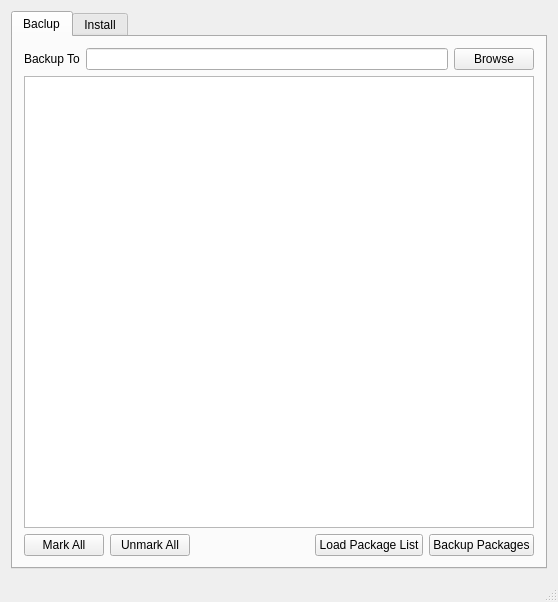
<?xml version="1.0" encoding="UTF-8"?>
<ui version="4.0">
 <class>MainWindow</class>
 <widget class="QMainWindow" name="MainWindow">
  <property name="geometry">
   <rect>
    <x>0</x>
    <y>0</y>
    <width>558</width>
    <height>602</height>
   </rect>
  </property>
  <property name="windowTitle">
   <string>MainWindow</string>
  </property>
  <widget class="QWidget" name="centralWidget">
   <layout class="QGridLayout" name="gridLayout_2">
    <item row="0" column="0">
     <widget class="QTabWidget" name="tabWidget">
      <property name="currentIndex">
       <number>0</number>
      </property>
      <widget class="QWidget" name="tabBackup">
       <attribute name="title">
        <string>Baclup</string>
       </attribute>
       <layout class="QGridLayout" name="gridLayout">
        <item row="0" column="2">
         <widget class="QPushButton" name="buttonBrowse">
          <property name="text">
           <string>Browse</string>
          </property>
         </widget>
        </item>
        <item row="2" column="0" colspan="3">
         <layout class="QHBoxLayout" name="horizontalLayout">
          <item>
           <widget class="QPushButton" name="btnMarkAll">
            <property name="text">
             <string>Mark All</string>
            </property>
           </widget>
          </item>
          <item>
           <widget class="QPushButton" name="btnUnmarkAll">
            <property name="text">
             <string>Unmark All</string>
            </property>
           </widget>
          </item>
          <item>
           <spacer name="horizontalSpacer">
            <property name="orientation">
             <enum>Qt::Horizontal</enum>
            </property>
            <property name="sizeHint" stdset="0">
             <size>
              <width>40</width>
              <height>20</height>
             </size>
            </property>
           </spacer>
          </item>
          <item>
           <widget class="QPushButton" name="btnLoad">
            <property name="text">
             <string>Load Package List</string>
            </property>
           </widget>
          </item>
          <item>
           <widget class="QPushButton" name="btnBackup">
            <property name="text">
             <string>Backup Packages</string>
            </property>
           </widget>
          </item>
         </layout>
        </item>
        <item row="0" column="1">
         <widget class="QLineEdit" name="backupPath"/>
        </item>
        <item row="1" column="0" colspan="3">
         <widget class="QListWidget" name="packageList"/>
        </item>
        <item row="0" column="0">
         <widget class="QLabel" name="label">
          <property name="text">
           <string>Backup To</string>
          </property>
         </widget>
        </item>
       </layout>
      </widget>
      <widget class="QWidget" name="tabInstall">
       <attribute name="title">
        <string>Install</string>
       </attribute>
      </widget>
     </widget>
    </item>
   </layout>
  </widget>
  <widget class="QStatusBar" name="statusBar"/>
 </widget>
 <layoutdefault spacing="6" margin="11"/>
 <resources/>
 <connections/>
</ui>
